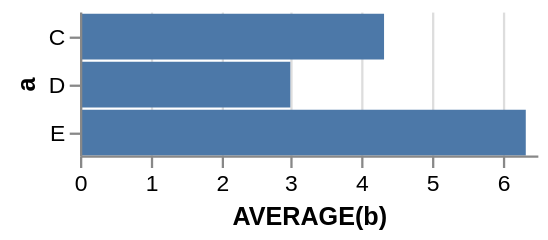

Describe this chart as a Vega-Lite specification.
### Vega specification from a JSON file in a GitHub repository (floating-point values rounded to 4 significant figures)
{"$schema": "http://vega.github.io/schema/vega/v3.0.json", "autosize": "pad", "padding": 5, "data": [{"name": "source_0", "values": [{"a": "C", "b": 2}, {"a": "C", "b": 7}, {"a": "C", "b": 4}, {"a": "D", "b": 1}, {"a": "D", "b": 2}, {"a": "D", "b": 6}, {"a": "E", "b": 8}, {"a": "E", "b": 4}, {"a": "E", "b": 7}], "format": {"type": "json", "parse": {"b": "number"}}, "transform": [{"type": "filter", "expr": "datum[\"b\"] !== null && !isNaN(datum[\"b\"])"}, {"type": "aggregate", "groupby": ["a"], "ops": ["average"], "fields": ["b"]}]}], "signals": [{"name": "width", "update": "200"}, {"name": "height", "update": "bandspace(domain('y').length, 1, 0.5) * 21"}, {"name": "unit", "value": {}, "on": [{"events": "mousemove", "update": "group()._id ? group() : unit"}]}], "marks": [{"name": "nested_main_group", "type": "group", "encode": {"update": {"width": {"signal": "width"}, "height": {"signal": "height"}}}, "marks": [{"name": "marks", "type": "rect", "role": "bar", "from": {"data": "source_0"}, "encode": {"update": {"x": {"scale": "x", "field": "average_b"}, "x2": {"scale": "x", "value": 0}, "yc": {"scale": "y", "field": "a"}, "height": {"value": 20}, "fill": {"value": "#4c78a8"}}}}]}], "scales": [{"name": "x", "type": "linear", "domain": {"data": "source_0", "field": "average_b"}, "range": [0, 200], "round": true, "nice": true, "zero": true}, {"name": "y", "type": "point", "domain": {"data": "source_0", "field": "a", "sort": true}, "range": {"step": 21}, "round": true, "padding": 0.5}], "axes": [{"scale": "x", "format": "s", "orient": "bottom", "tickCount": 5, "title": "AVERAGE(b)", "zindex": 1}, {"scale": "x", "domain": false, "format": "s", "grid": true, "labels": false, "orient": "bottom", "tickCount": 5, "ticks": false, "zindex": 0, "gridScale": "y"}, {"scale": "y", "orient": "left", "title": "a", "zindex": 1}]}
